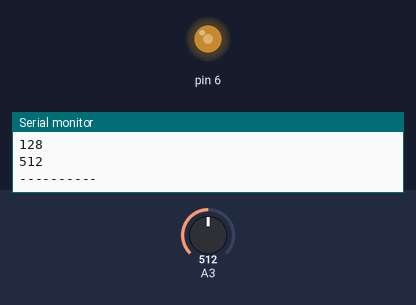
This sketch was run on a simulated Arduino Uno, built with avr-gcc and run on an emulated ATmega328P. Parts: output pins drawn as LEDs (lit = HIGH), the last lines printed to the serial monitor. The test bench sets the inputs (shaded band); at power-on: A3 = 512.

Above: at 1.2 s.
1.3 s: A3 set to 716
At 2.1 s:
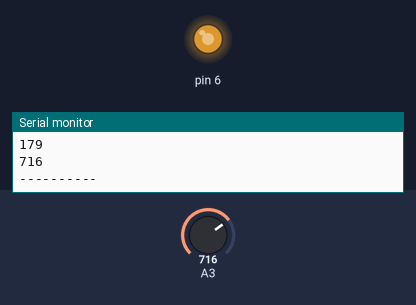
2.8 s: A3 set to 900
At 3.7 s:
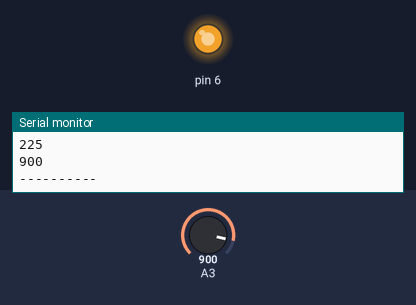
4.3 s: A3 set to 122
At 5.5 s:
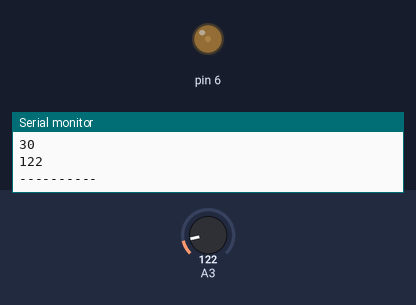
5.8 s: A3 set to 0
At 6.8 s:
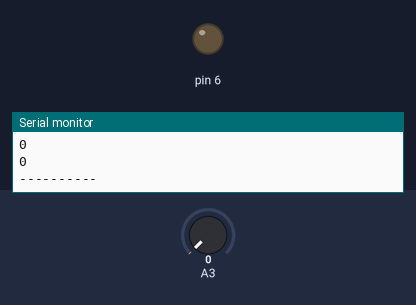
Timing chart, 0 to 8.3 s (numbered marks = the images above; inputs shaded):
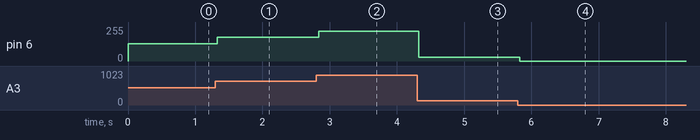

Measured:
- after the input at 1.3 s, pin 6: 128/255 → 179/255 at once
- after the input at 2.8 s, pin 6: 179/255 → 225/255 at once
- after the input at 4.3 s, pin 6: 225/255 → 30/255 at once
- after the input at 5.8 s, pin 6: 30/255 → 0/255 at once

The sketch:

potenimeter.ino
```cpp
void setup() {
  // put your setup code here, to run once:
  Serial.begin(9600);
  pinMode(6,OUTPUT);
}

void loop() {
  // put your main code here, to run repeatedly:
    int valueResistance = analogRead(A3);
    Serial.println(valueResistance);
    Serial.println("----------");
    Serial.println(valueResistance/4);
    analogWrite(6,valueResistance/4);
}
```
